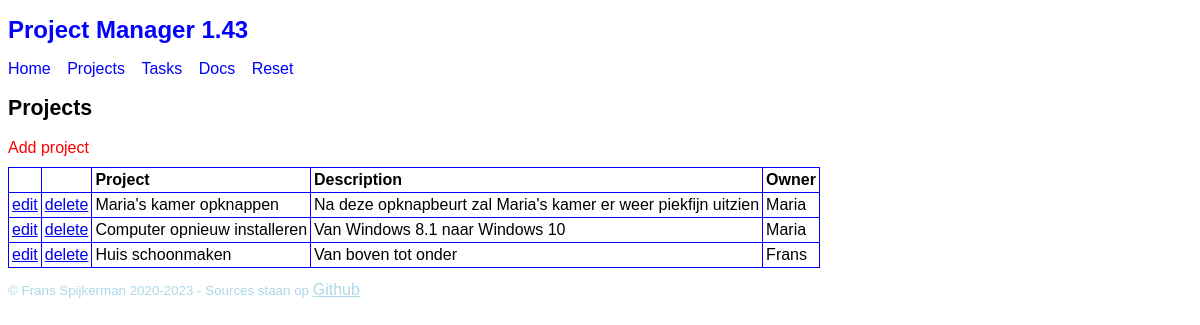
/?view=ProjectList, run on the app's committed database.
### tables this page shows
CREATE TABLE `TM1_Project` (
  `projectId` int(11) PRIMARY KEY AUTO_INCREMENT,
  `title` varchar(40) DEFAULT NULL,
  `description` text DEFAULT NULL,
  `owner` varchar(40) DEFAULT NULL
);

### framework/View.php (called while the page is built, shortened)
<?php
abstract class View {
    function __construct() {
        $this->show();
    }
}

### framework/SqlProvider.php (called while the page is built, shortened)
<?php
class SqlProvider {
    private static $pdo = null;
    private function connect($host, $dbname, $user, $pass): void {
        try {
            $dsn = "mysql:dbname=$dbname;host=$host;charset=utf8";
            self::$pdo = new PDO($dsn, $user, $pass, null);
            self::$pdo->setAttribute(PDO::ATTR_ERRMODE, PDO::ERRMODE_EXCEPTION);
        } catch (PDOException $ex) {
            die('SqlProvider connection failed: ' . $ex->getMessage());
        }
    }
    function prepare($sql) {
        return self::$pdo->prepare($sql);
    }
}

### framework/DAO.php (called while the page is built, shortened)
<?php
require_once 'framework/SqlProvider.php';
abstract class DAO extends SqlProvider {
    private $class;
    private $object;
    private $stmt;
    function __construct($class) {
        $this->class = $class;
    }
    protected function startListSql($sql, $args = []): void {
        $this->stmt = $this->prepare($sql);
        $this->stmt->execute($args);
        $this->object = $this->stmt->fetchObject($this->class) ?: null;
    }
    function hasNext(): bool {
        return $this->object !== null;
    }
    function getNext(): Model {
        $result = $this->object;
        $this->object = $this->stmt->fetchObject($this->class) ?: null;
        return $result;
    }
}

### dao/ProjectDAO.php (called while the page is built, shortened)
<?php
require_once 'framework/DAO.php';
require_once 'model/Project.php';
class ProjectDAO extends DAO {
    private static $select = 'SELECT * FROM `TM1_Project`';
    function startList(): void {
        $sql = self::$select;
        $sql .= ' ORDER BY `TM1_Project`.`projectId`';
        $this->startListSql($sql);
    }
}

### model/Project.php (called while the page is built, shortened)
<?php
class Project extends Model
{
    protected $projectId = null;
    protected $title = '';
    protected $description = '';
    protected $owner = '';
    function getProjectId()
    {
        return $this->projectId;
    }
    function getTitle()
    {
        return $this->title;
    }
    function getDescription()
    {
        return $this->description;
    }
    function getOwner()
    {
        return $this->owner;
    }
}

### view/ProjectList.php (the view)
<?php
require_once 'framework/View.php';
require_once 'model/Project.php';
require_once 'dao/ProjectDAO.php';
class ProjectList extends View {
    function show() {
        $projectDAO = new ProjectDAO;
        $projectDAO->startList();
        ?>
        <h2>Projects</h2>
        <nav>
            <a href="?view=ProjectEdit">Add project</a>
        </nav>
        <table>
            <tr>
                <th></th>
                <th></th>
                <th>Project</th>
                <th>Description</th>
                <th>Owner</th>
            </tr>
            <?php
            while ($projectDAO->hasNext()) {
                $project = $projectDAO->getNext();
                ?>
                <tr onclick="">
                    <td><a href="?view=ProjectEdit&projectId=<?= $project->getProjectId() ?>">edit</a></td>
                    <td><a href="?controller=ProjectController&action=delete&projectId=<?= $project->getProjectId() ?>">delete</a></td>
                    <td><?= $project->getTitle() ?></td>
                    <td><?= $project->getDescription() ?></td>
                    <td><?= $project->getOwner() ?></td>
                </tr>
                <?php
            }
            ?>
        </table>
        <?php
    }
}
new ProjectList;

### style/style.css (style rules this page uses)
* { font-family: sans-serif; font-size: 12pt; }
h2 { font-size: 16pt; }
nav { margin-top: 10px; margin-bottom: 10px; }
nav a, nav button { display: inline-block; text-decoration: none; margin: 0 12px 0 0; color: blue; }
main nav a { color: red; }
table, th, td { border: 1px solid blue; border-collapse: collapse; }
td, th { padding: 3px; }
th { text-align: left; }

### data on the page
tm1_project: title "Maria's kamer opknappen", description "Na deze opknapbeurt zal Maria's kamer er weer piekfijn uitzien", owner "Maria"
tm1_project: title "Computer opnieuw installeren", description "Van Windows 8.1 naar Windows 10", owner "Maria"
tm1_project: title "Huis schoonmaken", description "Van boven tot onder", owner "Frans"

### other printed values
$title "Project Manager 1.43"
$menu_item "Home"
$menu_item "Projects"
$menu_item "Tasks"
$menu_item "Docs"
$menu_item "Reset"
